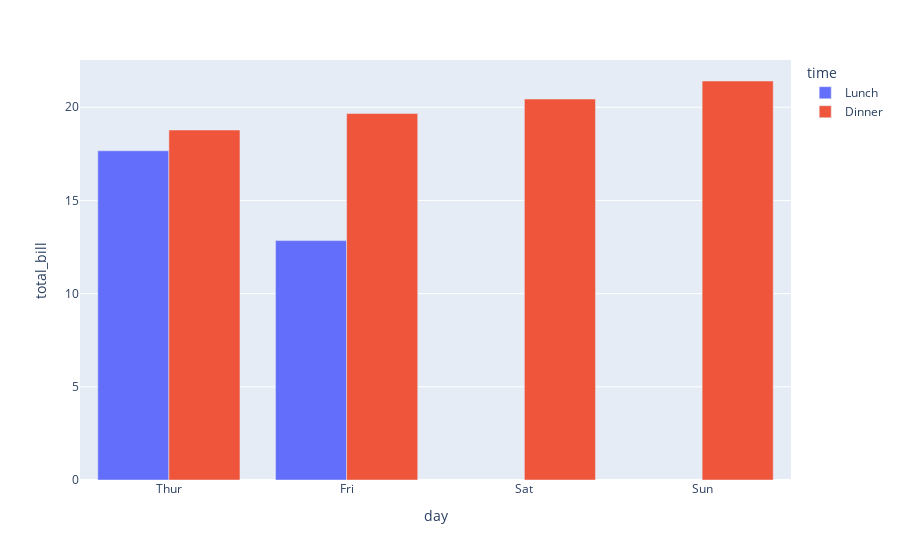

Notebook cell for this chart:
### Markdown cell above
#### Plot

### Code cell
px.bar(data_frame= dff,x='day', y='total_bill', color='time', barmode='group')

### Figure 1 — Plotly figure (JSON) as saved in the notebook; plotly's stock layout.template omitted (floating-point values rounded to 4 significant figures)
{"data": [{"alignmentgroup": "True", "hovertemplate": "time=Lunch<br>day=%{x}<br>total_bill=%{y}<extra></extra>", "legendgroup": "Lunch", "marker": {"color": "#636efa", "pattern": {"shape": ""}}, "name": "Lunch", "offsetgroup": "Lunch", "orientation": "v", "showlegend": true, "textposition": "auto", "type": "bar", "x": ["Thur", "Fri", "Sat", "Sun"], "xaxis": "x", "y": [17.66, 12.85, null, null], "yaxis": "y"}, {"alignmentgroup": "True", "hovertemplate": "time=Dinner<br>day=%{x}<br>total_bill=%{y}<extra></extra>", "legendgroup": "Dinner", "marker": {"color": "#EF553B", "pattern": {"shape": ""}}, "name": "Dinner", "offsetgroup": "Dinner", "orientation": "v", "showlegend": true, "textposition": "auto", "type": "bar", "x": ["Thur", "Fri", "Sat", "Sun"], "xaxis": "x", "y": [18.78, 19.66, 20.44, 21.41], "yaxis": "y"}], "layout": {"autosize": true, "barmode": "group", "legend": {"title": {"text": "time"}, "tracegroupgap": 0}, "margin": {"t": 60}, "xaxis": {"anchor": "y", "autorange": true, "domain": [0, 1], "range": [-0.5, 3.5], "title": {"text": "day"}, "type": "category"}, "yaxis": {"anchor": "x", "autorange": true, "domain": [0, 1], "range": [0, 22.54], "title": {"text": "total_bill"}, "type": "linear"}}}
